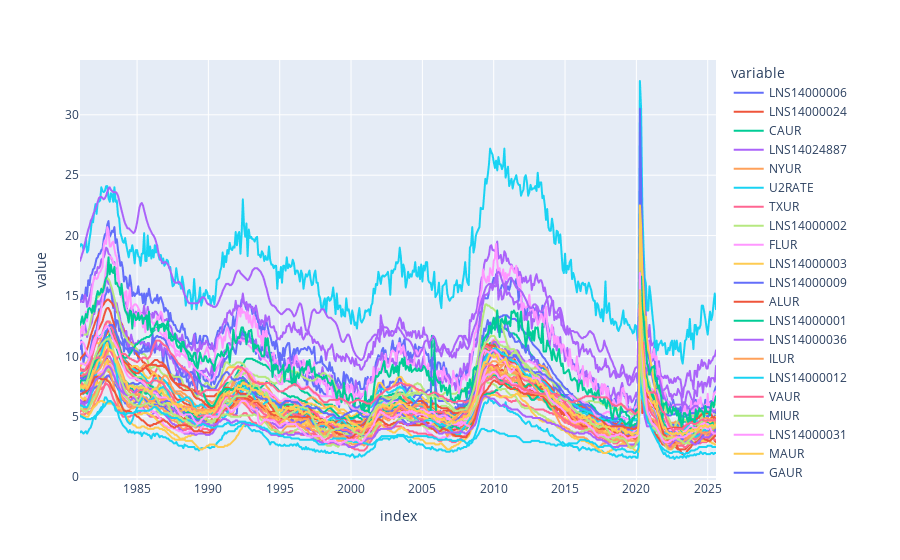

The cell this chart's notebook holds for it:
### Code cell
# line plot of unemployment rate
px.line(unemp_states)

### Figure 1 — Plotly figure (JSON) as saved in the notebook; plotly's stock layout.template omitted (floating-point values rounded to 4 significant figures; data arrays with more than 128 entries replaced by an {"elided": "..."} marker saying what was removed)
{"data": [{"hovertemplate": "variable=LNS14000006<br>index=%{x}<br>value=%{y}<extra></extra>", "legendgroup": "LNS14000006", "line": {"color": "#636efa", "dash": "solid"}, "marker": {"symbol": "circle"}, "mode": "lines", "name": "LNS14000006", "showlegend": true, "type": "scattergl", "x": {"elided": "536 str values"}, "xaxis": "x", "y": {"elided": "536 float values"}, "yaxis": "y"}, {"hovertemplate": "variable=LNS14000024<br>index=%{x}<br>value=%{y}<extra></extra>", "legendgroup": "LNS14000024", "line": {"color": "#EF553B", "dash": "solid"}, "marker": {"symbol": "circle"}, "mode": "lines", "name": "LNS14000024", "showlegend": true, "type": "scattergl", "x": {"elided": "536 str values"}, "xaxis": "x", "y": {"elided": "536 float values"}, "yaxis": "y"}, {"hovertemplate": "variable=CAUR<br>index=%{x}<br>value=%{y}<extra></extra>", "legendgroup": "CAUR", "line": {"color": "#00cc96", "dash": "solid"}, "marker": {"symbol": "circle"}, "mode": "lines", "name": "CAUR", "showlegend": true, "type": "scattergl", "x": {"elided": "536 str values"}, "xaxis": "x", "y": {"elided": "536 float values"}, "yaxis": "y"}, {"hovertemplate": "variable=LNS14024887<br>index=%{x}<br>value=%{y}<extra></extra>", "legendgroup": "LNS14024887", "line": {"color": "#ab63fa", "dash": "solid"}, "marker": {"symbol": "circle"}, "mode": "lines", "name": "LNS14024887", "showlegend": true, "type": "scattergl", "x": {"elided": "536 str values"}, "xaxis": "x", "y": {"elided": "536 float values"}, "yaxis": "y"}, {"hovertemplate": "variable=NYUR<br>index=%{x}<br>value=%{y}<extra></extra>", "legendgroup": "NYUR", "line": {"color": "#FFA15A", "dash": "solid"}, "marker": {"symbol": "circle"}, "mode": "lines", "name": "NYUR", "showlegend": true, "type": "scattergl", "x": {"elided": "536 str values"}, "xaxis": "x", "y": {"elided": "536 float values"}, "yaxis": "y"}, {"hovertemplate": "variable=U2RATE<br>index=%{x}<br>value=%{y}<extra></extra>", "legendgroup": "U2RATE", "line": {"color": "#19d3f3", "dash": "solid"}, "marker": {"symbol": "circle"}, "mode": "lines", "name": "U2RATE", "showlegend": true, "type": "scattergl", "x": {"elided": "536 str values"}, "xaxis": "x", "y": {"elided": "536 float values"}, "yaxis": "y"}, {"hovertemplate": "variable=TXUR<br>index=%{x}<br>value=%{y}<extra></extra>", "legendgroup": "TXUR", "line": {"color": "#FF6692", "dash": "solid"}, "marker": {"symbol": "circle"}, "mode": "lines", "name": "TXUR", "showlegend": true, "type": "scattergl", "x": {"elided": "536 str values"}, "xaxis": "x", "y": {"elided": "536 float values"}, "yaxis": "y"}, {"hovertemplate": "variable=LNS14000002<br>index=%{x}<br>value=%{y}<extra></extra>", "legendgroup": "LNS14000002", "line": {"color": "#B6E880", "dash": "solid"}, "marker": {"symbol": "circle"}, "mode": "lines", "name": "LNS14000002", "showlegend": true, "type": "scattergl", "x": {"elided": "536 str values"}, "xaxis": "x", "y": {"elided": "536 float values"}, "yaxis": "y"}, {"hovertemplate": "variable=FLUR<br>index=%{x}<br>value=%{y}<extra></extra>", "legendgroup": "FLUR", "line": {"color": "#FF97FF", "dash": "solid"}, "marker": {"symbol": "circle"}, "mode": "lines", "name": "FLUR", "showlegend": true, "type": "scattergl", "x": {"elided": "536 str values"}, "xaxis": "x", "y": {"elided": "536 float values"}, "yaxis": "y"}, {"hovertemplate": "variable=LNS14000003<br>index=%{x}<br>value=%{y}<extra></extra>", "legendgroup": "LNS14000003", "line": {"color": "#FECB52", "dash": "solid"}, "marker": {"symbol": "circle"}, "mode": "lines", "name": "LNS14000003", "showlegend": true, "type": "scattergl", "x": {"elided": "536 str values"}, "xaxis": "x", "y": {"elided": "536 float values"}, "yaxis": "y"}, {"hovertemplate": "variable=LNS14000009<br>index=%{x}<br>value=%{y}<extra></extra>", "legendgroup": "LNS14000009", "line": {"color": "#636efa", "dash": "solid"}, "marker": {"symbol": "circle"}, "mode": "lines", "name": "LNS14000009", "showlegend": true, "type": "scattergl", "x": {"elided": "536 str values"}, "xaxis": "x", "y": {"elided": "536 float values"}, "yaxis": "y"}, {"hovertemplate": "variable=ALUR<br>index=%{x}<br>value=%{y}<extra></extra>", "legendgroup": "ALUR", "line": {"color": "#EF553B", "dash": "solid"}, "marker": {"symbol": "circle"}, "mode": "lines", "name": "ALUR", "showlegend": true, "type": "scattergl", "x": {"elided": "536 str values"}, "xaxis": "x", "y": {"elided": "536 float values"}, "yaxis": "y"}, {"hovertemplate": "variable=LNS14000001<br>index=%{x}<br>value=%{y}<extra></extra>", "legendgroup": "LNS14000001", "line": {"color": "#00cc96", "dash": "solid"}, "marker": {"symbol": "circle"}, "mode": "lines", "name": "LNS14000001", "showlegend": true, "type": "scattergl", "x": {"elided": "536 str values"}, "xaxis": "x", "y": {"elided": "536 float values"}, "yaxis": "y"}, {"hovertemplate": "variable=LNS14000036<br>index=%{x}<br>value=%{y}<extra></extra>", "legendgroup": "LNS14000036", "line": {"color": "#ab63fa", "dash": "solid"}, "marker": {"symbol": "circle"}, "mode": "lines", "name": "LNS14000036", "showlegend": true, "type": "scattergl", "x": {"elided": "536 str values"}, "xaxis": "x", "y": {"elided": "536 float values"}, "yaxis": "y"}, {"hovertemplate": "variable=ILUR<br>index=%{x}<br>value=%{y}<extra></extra>", "legendgroup": "ILUR", "line": {"color": "#FFA15A", "dash": "solid"}, "marker": {"symbol": "circle"}, "mode": "lines", "name": "ILUR", "showlegend": true, "type": "scattergl", "x": {"elided": "536 str values"}, "xaxis": "x", "y": {"elided": "536 float values"}, "yaxis": "y"}, {"hovertemplate": "variable=LNS14000012<br>index=%{x}<br>value=%{y}<extra></extra>", "legendgroup": "LNS14000012", "line": {"color": "#19d3f3", "dash": "solid"}, "marker": {"symbol": "circle"}, "mode": "lines", "name": "LNS14000012", "showlegend": true, "type": "scattergl", "x": {"elided": "536 str values"}, "xaxis": "x", "y": {"elided": "536 float values"}, "yaxis": "y"}, {"hovertemplate": "variable=VAUR<br>index=%{x}<br>value=%{y}<extra></extra>", "legendgroup": "VAUR", "line": {"color": "#FF6692", "dash": "solid"}, "marker": {"symbol": "circle"}, "mode": "lines", "name": "VAUR", "showlegend": true, "type": "scattergl", "x": {"elided": "536 str values"}, "xaxis": "x", "y": {"elided": "536 float values"}, "yaxis": "y"}, {"hovertemplate": "variable=MIUR<br>index=%{x}<br>value=%{y}<extra></extra>", "legendgroup": "MIUR", "line": {"color": "#B6E880", "dash": "solid"}, "marker": {"symbol": "circle"}, "mode": "lines", "name": "MIUR", "showlegend": true, "type": "scattergl", "x": {"elided": "536 str values"}, "xaxis": "x", "y": {"elided": "536 float values"}, "yaxis": "y"}, {"hovertemplate": "variable=LNS14000031<br>index=%{x}<br>value=%{y}<extra></extra>", "legendgroup": "LNS14000031", "line": {"color": "#FF97FF", "dash": "solid"}, "marker": {"symbol": "circle"}, "mode": "lines", "name": "LNS14000031", "showlegend": true, "type": "scattergl", "x": {"elided": "536 str values"}, "xaxis": "x", "y": {"elided": "536 float values"}, "yaxis": "y"}, {"hovertemplate": "variable=MAUR<br>index=%{x}<br>value=%{y}<extra></extra>", "legendgroup": "MAUR", "line": {"color": "#FECB52", "dash": "solid"}, "marker": {"symbol": "circle"}, "mode": "lines", "name": "MAUR", "showlegend": true, "type": "scattergl", "x": {"elided": "536 str values"}, "xaxis": "x", "y": {"elided": "536 float values"}, "yaxis": "y"}, {"hovertemplate": "variable=GAUR<br>index=%{x}<br>value=%{y}<extra></extra>", "legendgroup": "GAUR", "line": {"color": "#636efa", "dash": "solid"}, "marker": {"symbol": "circle"}, "mode": "lines", "name": "GAUR", "showlegend": true, "type": "scattergl", "x": {"elided": "536 str values"}, "xaxis": "x", "y": {"elided": "536 float values"}, "yaxis": "y"}, {"hovertemplate": "variable=OHUR<br>index=%{x}<br>value=%{y}<extra></extra>", "legendgroup": "OHUR", "line": {"color": "#EF553B", "dash": "solid"}, "marker": {"symbol": "circle"}, "mode": "lines", "name": "OHUR", "showlegend": true, "type": "scattergl", "x": {"elided": "536 str values"}, "xaxis": "x", "y": {"elided": "536 float values"}, "yaxis": "y"}, {"hovertemplate": "variable=PAUR<br>index=%{x}<br>value=%{y}<extra></extra>", "legendgroup": "PAUR", "line": {"color": "#00cc96", "dash": "solid"}, "marker": {"symbol": "circle"}, "mode": "lines", "name": "PAUR", "showlegend": true, "type": "scattergl", "x": {"elided": "536 str values"}, "xaxis": "x", "y": {"elided": "536 float values"}, "yaxis": "y"}, {"hovertemplate": "variable=NCUR<br>index=%{x}<br>value=%{y}<extra></extra>", "legendgroup": "NCUR", "line": {"color": "#ab63fa", "dash": "solid"}, "marker": {"symbol": "circle"}, "mode": "lines", "name": "NCUR", "showlegend": true, "type": "scattergl", "x": {"elided": "536 str values"}, "xaxis": "x", "y": {"elided": "536 float values"}, "yaxis": "y"}, {"hovertemplate": "variable=LNS14000060<br>index=%{x}<br>value=%{y}<extra></extra>", "legendgroup": "LNS14000060", "line": {"color": "#FFA15A", "dash": "solid"}, "marker": {"symbol": "circle"}, "mode": "lines", "name": "LNS14000060", "showlegend": true, "type": "scattergl", "x": {"elided": "536 str values"}, "xaxis": "x", "y": {"elided": "536 float values"}, "yaxis": "y"}, {"hovertemplate": "variable=WAUR<br>index=%{x}<br>value=%{y}<extra></extra>", "legendgroup": "WAUR", "line": {"color": "#19d3f3", "dash": "solid"}, "marker": {"symbol": "circle"}, "mode": "lines", "name": "WAUR", "showlegend": true, "type": "scattergl", "x": {"elided": "536 str values"}, "xaxis": "x", "y": {"elided": "536 float values"}, "yaxis": "y"}, {"hovertemplate": "variable=WIUR<br>index=%{x}<br>value=%{y}<extra></extra>", "legendgroup": "WIUR", "line": {"color": "#FF6692", "dash": "solid"}, "marker": {"symbol": "circle"}, "mode": "lines", "name": "WIUR", "showlegend": true, "type": "scattergl", "x": {"elided": "536 str values"}, "xaxis": "x", "y": {"elided": "536 float values"}, "yaxis": "y"}, {"hovertemplate": "variable=DCUR<br>index=%{x}<br>value=%{y}<extra></extra>", "legendgroup": "DCUR", "line": {"color": "#B6E880", "dash": "solid"}, "marker": {"symbol": "circle"}, "mode": "lines", "name": "DCUR", "showlegend": true, "type": "scattergl", "x": {"elided": "536 str values"}, "xaxis": "x", "y": {"elided": "536 float values"}, "yaxis": "y"}, {"hovertemplate": "variable=NJUR<br>index=%{x}<br>value=%{y}<extra></extra>", "legendgroup": "NJUR", "line": {"color": "#FF97FF", "dash": "solid"}, "marker": {"symbol": "circle"}, "mode": "lines", "name": "NJUR", "showlegend": true, "type": "scattergl", "x": {"elided": "536 str values"}, "xaxis": "x", "y": {"elided": "536 float values"}, "yaxis": "y"}, {"hovertemplate": "variable=ORUR<br>index=%{x}<br>value=%{y}<extra></extra>", "legendgroup": "ORUR", "line": {"color": "#FECB52", "dash": "solid"}, "marker": {"symbol": "circle"}, "mode": "lines", "name": "ORUR", "showlegend": true, "type": "scattergl", "x": {"elided": "536 str values"}, "xaxis": "x", "y": {"elided": "536 float values"}, "yaxis": "y"}, {"hovertemplate": "variable=NVUR<br>index=%{x}<br>value=%{y}<extra></extra>", "legendgroup": "NVUR", "line": {"color": "#636efa", "dash": "solid"}, "marker": {"symbol": "circle"}, "mode": "lines", "name": "NVUR", "showlegend": true, "type": "scattergl", "x": {"elided": "536 str values"}, "xaxis": "x", "y": {"elided": "536 float values"}, "yaxis": "y"}, {"hovertemplate": "variable=KYUR<br>index=%{x}<br>value=%{y}<extra></extra>", "legendgroup": "KYUR", "line": {"color": "#EF553B", "dash": "solid"}, "marker": {"symbol": "circle"}, "mode": "lines", "name": "KYUR", "showlegend": true, "type": "scattergl", "x": {"elided": "536 str values"}, "xaxis": "x", "y": {"elided": "536 float values"}, "yaxis": "y"}, {"hovertemplate": "variable=LAUR<br>index=%{x}<br>value=%{y}<extra></extra>", "legendgroup": "LAUR", "line": {"color": "#00cc96", "dash": "solid"}, "marker": {"symbol": "circle"}, "mode": "lines", "name": "LAUR", "showlegend": true, "type": "scattergl", "x": {"elided": "536 str values"}, "xaxis": "x", "y": {"elided": "536 float values"}, "yaxis": "y"}, {"hovertemplate": "variable=PRUR<br>index=%{x}<br>value=%{y}<extra></extra>", "legendgroup": "PRUR", "line": {"color": "#ab63fa", "dash": "solid"}, "marker": {"symbol": "circle"}, "mode": "lines", "name": "PRUR", "showlegend": true, "type": "scattergl", "x": {"elided": "536 str values"}, "xaxis": "x", "y": {"elided": "536 float values"}, "yaxis": "y"}, {"hovertemplate": "variable=COUR<br>index=%{x}<br>value=%{y}<extra></extra>", "legendgroup": "COUR", "line": {"color": "#FFA15A", "dash": "solid"}, "marker": {"symbol": "circle"}, "mode": "lines", "name": "COUR", "showlegend": true, "type": "scattergl", "x": {"elided": "536 str values"}, "xaxis": "x", "y": {"elided": "536 float values"}, "yaxis": "y"}, {"hovertemplate": "variable=AZUR<br>index=%{x}<br>value=%{y}<extra></extra>", "legendgroup": "AZUR", "line": {"color": "#19d3f3", "dash": "solid"}, "marker": {"symbol": "circle"}, "mode": "lines", "name": "AZUR", "showlegend": true, "type": "scattergl", "x": {"elided": "536 str values"}, "xaxis": "x", "y": {"elided": "536 float values"}, "yaxis": "y"}, {"hovertemplate": "variable=TNUR<br>index=%{x}<br>value=%{y}<extra></extra>", "legendgroup": "TNUR", "line": {"color": "#FF6692", "dash": "solid"}, "marker": {"symbol": "circle"}, "mode": "lines", "name": "TNUR", "showlegend": true, "type": "scattergl", "x": {"elided": "536 str values"}, "xaxis": "x", "y": {"elided": "536 float values"}, "yaxis": "y"}, {"hovertemplate": "variable=MNUR<br>index=%{x}<br>value=%{y}<extra></extra>", "legendgroup": "MNUR", "line": {"color": "#B6E880", "dash": "solid"}, "marker": {"symbol": "circle"}, "mode": "lines", "name": "MNUR", "showlegend": true, "type": "scattergl", "x": {"elided": "536 str values"}, "xaxis": "x", "y": {"elided": "536 float values"}, "yaxis": "y"}, {"hovertemplate": "variable=WVUR<br>index=%{x}<br>value=%{y}<extra></extra>", "legendgroup": "WVUR", "line": {"color": "#FF97FF", "dash": "solid"}, "marker": {"symbol": "circle"}, "mode": "lines", "name": "WVUR", "showlegend": true, "type": "scattergl", "x": {"elided": "536 str values"}, "xaxis": "x", "y": {"elided": "536 float values"}, "yaxis": "y"}, {"hovertemplate": "variable=HIUR<br>index=%{x}<br>value=%{y}<extra></extra>", "legendgroup": "HIUR", "line": {"color": "#FECB52", "dash": "solid"}, "marker": {"symbol": "circle"}, "mode": "lines", "name": "HIUR", "showlegend": true, "type": "scattergl", "x": {"elided": "536 str values"}, "xaxis": "x", "y": {"elided": "536 float values"}, "yaxis": "y"}, {"hovertemplate": "variable=MSUR<br>index=%{x}<br>value=%{y}<extra></extra>", "legendgroup": "MSUR", "line": {"color": "#636efa", "dash": "solid"}, "marker": {"symbol": "circle"}, "mode": "lines", "name": "MSUR", "showlegend": true, "type": "scattergl", "x": {"elided": "536 str values"}, "xaxis": "x", "y": {"elided": "536 float values"}, "yaxis": "y"}, {"hovertemplate": "variable=MDUR<br>index=%{x}<br>value=%{y}<extra></extra>", "legendgroup": "MDUR", "line": {"color": "#EF553B", "dash": "solid"}, "marker": {"symbol": "circle"}, "mode": "lines", "name": "MDUR", "showlegend": true, "type": "scattergl", "x": {"elided": "536 str values"}, "xaxis": "x", "y": {"elided": "536 float values"}, "yaxis": "y"}, {"hovertemplate": "variable=LNS14000032<br>index=%{x}<br>value=%{y}<extra></extra>", "legendgroup": "LNS14000032", "line": {"color": "#00cc96", "dash": "solid"}, "marker": {"symbol": "circle"}, "mode": "lines", "name": "LNS14000032", "showlegend": true, "type": "scattergl", "x": {"elided": "536 str values"}, "xaxis": "x", "y": {"elided": "536 float values"}, "yaxis": "y"}, {"hovertemplate": "variable=IAUR<br>index=%{x}<br>value=%{y}<extra></extra>", "legendgroup": "IAUR", "line": {"color": "#ab63fa", "dash": "solid"}, "marker": {"symbol": "circle"}, "mode": "lines", "name": "IAUR", "showlegend": true, "type": "scattergl", "x": {"elided": "536 str values"}, "xaxis": "x", "y": {"elided": "536 float values"}, "yaxis": "y"}, {"hovertemplate": "variable=MOUR<br>index=%{x}<br>value=%{y}<extra></extra>", "legendgroup": "MOUR", "line": {"color": "#FFA15A", "dash": "solid"}, "marker": {"symbol": "circle"}, "mode": "lines", "name": "MOUR", "showlegend": true, "type": "scattergl", "x": {"elided": "536 str values"}, "xaxis": "x", "y": {"elided": "536 float values"}, "yaxis": "y"}, {"hovertemplate": "variable=NDUR<br>index=%{x}<br>value=%{y}<extra></extra>", "legendgroup": "NDUR", "line": {"color": "#19d3f3", "dash": "solid"}, "marker": {"symbol": "circle"}, "mode": "lines", "name": "NDUR", "showlegend": true, "type": "scattergl", "x": {"elided": "536 str values"}, "xaxis": "x", "y": {"elided": "536 float values"}, "yaxis": "y"}, {"hovertemplate": "variable=AKUR<br>index=%{x}<br>value=%{y}<extra></extra>", "legendgroup": "AKUR", "line": {"color": "#FF6692", "dash": "solid"}, "marker": {"symbol": "circle"}, "mode": "lines", "name": "AKUR", "showlegend": true, "type": "scattergl", "x": {"elided": "536 str values"}, "xaxis": "x", "y": {"elided": "536 float values"}, "yaxis": "y"}, {"hovertemplate": "variable=SCUR<br>index=%{x}<br>value=%{y}<extra></extra>", "legendgroup": "SCUR", "line": {"color": "#B6E880", "dash": "solid"}, "marker": {"symbol": "circle"}, "mode": "lines", "name": "SCUR", "showlegend": true, "type": "scattergl", "x": {"elided": "536 str values"}, "xaxis": "x", "y": {"elided": "536 float values"}, "yaxis": "y"}, {"hovertemplate": "variable=INUR<br>index=%{x}<br>value=%{y}<extra></extra>", "legendgroup": "INUR", "line": {"color": "#FF97FF", "dash": "solid"}, "marker": {"symbol": "circle"}, "mode": "lines", "name": "INUR", "showlegend": true, "type": "scattergl", "x": {"elided": "536 str values"}, "xaxis": "x", "y": {"elided": "536 float values"}, "yaxis": "y"}, {"hovertemplate": "variable=LRUN64TTUSM156S<br>index=%{x}<br>value=%{y}<extra></extra>", "legendgroup": "LRUN64TTUSM156S", "line": {"color": "#FECB52", "dash": "solid"}, "marker": {"symbol": "circle"}, "mode": "lines", "name": "LRUN64TTUSM156S", "showlegend": true, "type": "scattergl", "x": {"elided": "536 str values"}, "xaxis": "x", "y": {"elided": "536 float values"}, "yaxis": "y"}], "layout": {"legend": {"title": {"text": "variable"}, "tracegroupgap": 0}, "margin": {"t": 60}, "xaxis": {"anchor": "y", "domain": [0, 1], "title": {"text": "index"}}, "yaxis": {"anchor": "x", "domain": [0, 1], "title": {"text": "value"}}}}
